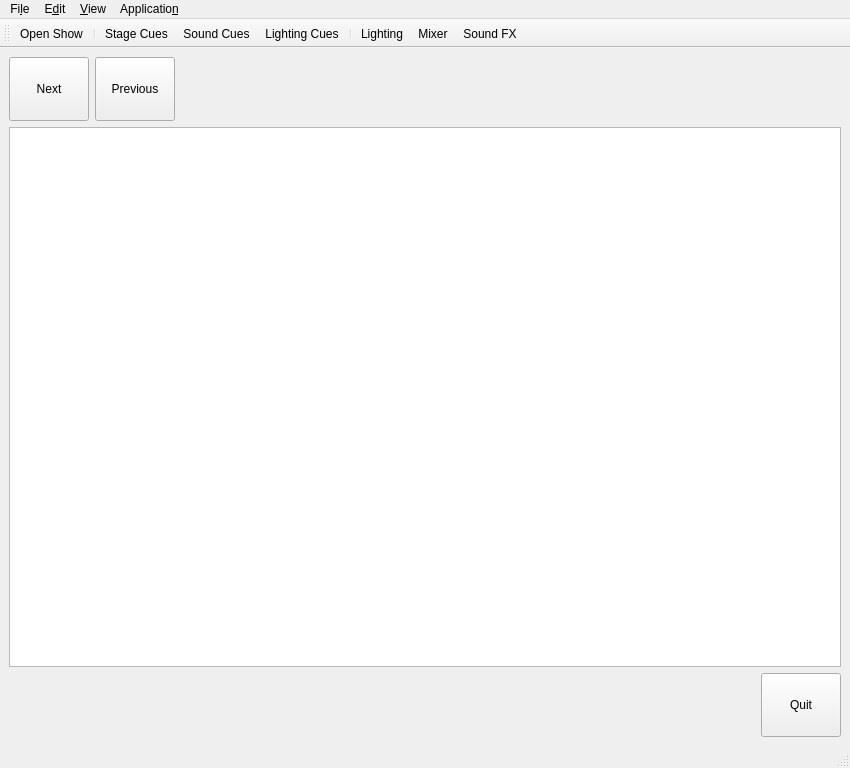
<?xml version="1.0" encoding="UTF-8"?>
<ui version="4.0">
 <class>MainWindow</class>
 <widget class="QMainWindow" name="MainWindow">
  <property name="geometry">
   <rect>
    <x>0</x>
    <y>0</y>
    <width>850</width>
    <height>768</height>
   </rect>
  </property>
  <property name="windowTitle">
   <string>Cue Engine</string>
  </property>
  <widget class="QWidget" name="centralwidget">
   <layout class="QHBoxLayout" name="horizontalLayout_2">
    <item>
     <layout class="QVBoxLayout" name="verticalLayout">
      <item>
       <layout class="QHBoxLayout" name="horizontalLayout">
        <item>
         <widget class="QPushButton" name="nextButton">
          <property name="minimumSize">
           <size>
            <width>64</width>
            <height>64</height>
           </size>
          </property>
          <property name="text">
           <string>Next</string>
          </property>
         </widget>
        </item>
        <item>
         <widget class="QPushButton" name="prevButton">
          <property name="minimumSize">
           <size>
            <width>64</width>
            <height>64</height>
           </size>
          </property>
          <property name="text">
           <string>Previous</string>
          </property>
         </widget>
        </item>
        <item>
         <spacer name="horizontalSpacer">
          <property name="orientation">
           <enum>Qt::Horizontal</enum>
          </property>
          <property name="sizeHint" stdset="0">
           <size>
            <width>40</width>
            <height>20</height>
           </size>
          </property>
         </spacer>
        </item>
       </layout>
      </item>
      <item>
       <widget class="QTableView" name="tableView"/>
      </item>
      <item>
       <layout class="QHBoxLayout" name="horizontalLayout_3">
        <item>
         <spacer name="horizontalSpacer_2">
          <property name="orientation">
           <enum>Qt::Horizontal</enum>
          </property>
          <property name="sizeHint" stdset="0">
           <size>
            <width>40</width>
            <height>20</height>
           </size>
          </property>
         </spacer>
        </item>
        <item>
         <widget class="QPushButton" name="quitButton">
          <property name="minimumSize">
           <size>
            <width>64</width>
            <height>64</height>
           </size>
          </property>
          <property name="text">
           <string>Quit</string>
          </property>
         </widget>
        </item>
       </layout>
      </item>
     </layout>
    </item>
   </layout>
  </widget>
  <widget class="QMenuBar" name="menubar">
   <property name="geometry">
    <rect>
     <x>0</x>
     <y>0</y>
     <width>850</width>
     <height>28</height>
    </rect>
   </property>
   <widget class="QMenu" name="menu_File">
    <property name="title">
     <string>Fi&amp;le</string>
    </property>
    <addaction name="actionOpen_Show"/>
    <addaction name="actionClose_Show"/>
    <addaction name="actionSave"/>
    <addaction name="actionExit"/>
   </widget>
   <widget class="QMenu" name="menu_Edit">
    <property name="title">
     <string>E&amp;dit</string>
    </property>
    <addaction name="actionPreferences"/>
   </widget>
   <widget class="QMenu" name="menu_View">
    <property name="title">
     <string>&amp;View</string>
    </property>
    <addaction name="action_Stage_Cues"/>
    <addaction name="action_Sound_Cues"/>
    <addaction name="action_Lighting_Cues"/>
   </widget>
   <widget class="QMenu" name="menu_Application">
    <property name="title">
     <string>Applicatio&amp;n</string>
    </property>
    <addaction name="action_Lighting"/>
    <addaction name="action_Mixer"/>
    <addaction name="action_Sound_FX"/>
   </widget>
   <addaction name="menu_File"/>
   <addaction name="menu_Edit"/>
   <addaction name="menu_View"/>
   <addaction name="menu_Application"/>
  </widget>
  <widget class="QStatusBar" name="statusbar"/>
  <widget class="QToolBar" name="toolBar">
   <property name="windowTitle">
    <string>toolBar</string>
   </property>
   <attribute name="toolBarArea">
    <enum>TopToolBarArea</enum>
   </attribute>
   <attribute name="toolBarBreak">
    <bool>false</bool>
   </attribute>
   <addaction name="actionOpen_Show"/>
   <addaction name="separator"/>
   <addaction name="action_Stage_Cues"/>
   <addaction name="action_Sound_Cues"/>
   <addaction name="action_Lighting_Cues"/>
   <addaction name="separator"/>
   <addaction name="action_Lighting"/>
   <addaction name="action_Mixer"/>
   <addaction name="action_Sound_FX"/>
  </widget>
  <action name="actionOpen_Show">
   <property name="icon">
    <iconset>
     <normaloff>../../../.designer/backup/Open.png</normaloff>../../../.designer/backup/Open.png</iconset>
   </property>
   <property name="text">
    <string>&amp;Open Show</string>
   </property>
  </action>
  <action name="action_Stage_Cues">
   <property name="checkable">
    <bool>true</bool>
   </property>
   <property name="icon">
    <iconset>
     <normaloff>../../../.designer/backup/Stage.png</normaloff>../../../.designer/backup/Stage.png</iconset>
   </property>
   <property name="text">
    <string>&amp;Stage Cues</string>
   </property>
   <property name="toolTip">
    <string>Display Stage Cues</string>
   </property>
  </action>
  <action name="action_Sound_Cues">
   <property name="checkable">
    <bool>true</bool>
   </property>
   <property name="icon">
    <iconset>
     <normaloff>../../../.designer/backup/Sound.png</normaloff>../../../.designer/backup/Sound.png</iconset>
   </property>
   <property name="text">
    <string>S&amp;ound Cues</string>
   </property>
   <property name="toolTip">
    <string>Display Sound Cues</string>
   </property>
  </action>
  <action name="action_Lighting_Cues">
   <property name="checkable">
    <bool>true</bool>
   </property>
   <property name="icon">
    <iconset>
     <normaloff>../../../.designer/backup/Lighting.png</normaloff>../../../.designer/backup/Lighting.png</iconset>
   </property>
   <property name="text">
    <string>&amp;Lighting Cues</string>
   </property>
   <property name="toolTip">
    <string>Display Lighting Cues</string>
   </property>
  </action>
  <action name="action_Lighting">
   <property name="checkable">
    <bool>true</bool>
   </property>
   <property name="icon">
    <iconset>
     <normaloff>../../../.designer/backup/LightingApp.png</normaloff>
     <normalon>../../../.designer/backup/LightingApp.png</normalon>../../../.designer/backup/LightingApp.png</iconset>
   </property>
   <property name="text">
    <string>&amp;Lighting</string>
   </property>
  </action>
  <action name="action_Mixer">
   <property name="checkable">
    <bool>true</bool>
   </property>
   <property name="icon">
    <iconset>
     <normaloff>../../../.designer/backup/MixerApp.png</normaloff>../../../.designer/backup/MixerApp.png</iconset>
   </property>
   <property name="text">
    <string>&amp;Mixer</string>
   </property>
  </action>
  <action name="actionExit">
   <property name="text">
    <string>&amp;Exit</string>
   </property>
  </action>
  <action name="actionSave">
   <property name="text">
    <string>&amp;Save</string>
   </property>
  </action>
  <action name="actionPreferences">
   <property name="text">
    <string>&amp;Preferences</string>
   </property>
  </action>
  <action name="actionClose_Show">
   <property name="text">
    <string>&amp;Close Show</string>
   </property>
  </action>
  <action name="action_Sound_FX">
   <property name="checkable">
    <bool>true</bool>
   </property>
   <property name="icon">
    <iconset>
     <normaloff>../../../.designer/backup/SoundFX.png</normaloff>../../../.designer/backup/SoundFX.png</iconset>
   </property>
   <property name="text">
    <string>&amp;Sound FX</string>
   </property>
  </action>
 </widget>
 <resources/>
 <connections>
  <connection>
   <sender>actionExit</sender>
   <signal>triggered()</signal>
   <receiver>MainWindow</receiver>
   <slot>close()</slot>
   <hints>
    <hint type="sourcelabel">
     <x>-1</x>
     <y>-1</y>
    </hint>
    <hint type="destinationlabel">
     <x>401</x>
     <y>342</y>
    </hint>
   </hints>
  </connection>
  <connection>
   <sender>quitButton</sender>
   <signal>clicked()</signal>
   <receiver>MainWindow</receiver>
   <slot>close()</slot>
   <hints>
    <hint type="sourcelabel">
     <x>776</x>
     <y>670</y>
    </hint>
    <hint type="destinationlabel">
     <x>401</x>
     <y>342</y>
    </hint>
   </hints>
  </connection>
 </connections>
</ui>
